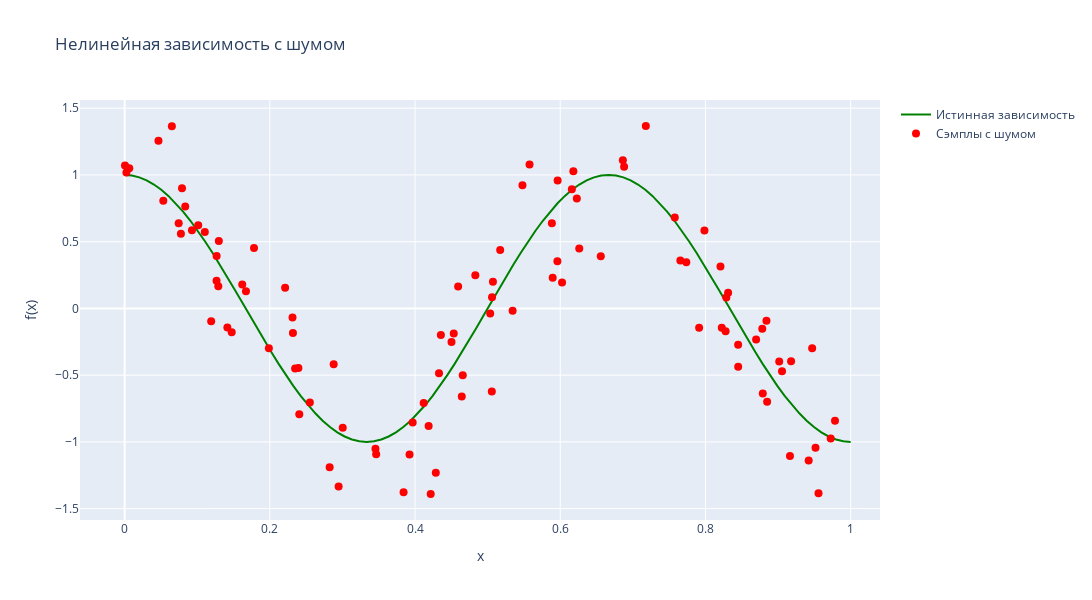

Notebook source saved alongside this figure:
### Code cell
import plotly.graph_objects as go

# визуализируем синтетические данные + функциональную зависимость
fig = go.Figure()

fig.add_trace(go.Scatter(
    x=x_true, y=y_true, mode='lines',
    name='Истинная зависимость',
    line=dict(color='green')
))

fig.add_trace(go.Scatter(
    x=X, y=y, mode='markers',
    name='Сэмплы с шумом',
    marker=dict(color='red', size=8)
))

fig.update_layout(
    title='Нелинейная зависимость с шумом',
    xaxis_title='x',
    yaxis_title='f(x)',
    height=600,
    width=1200
)

fig.show()
